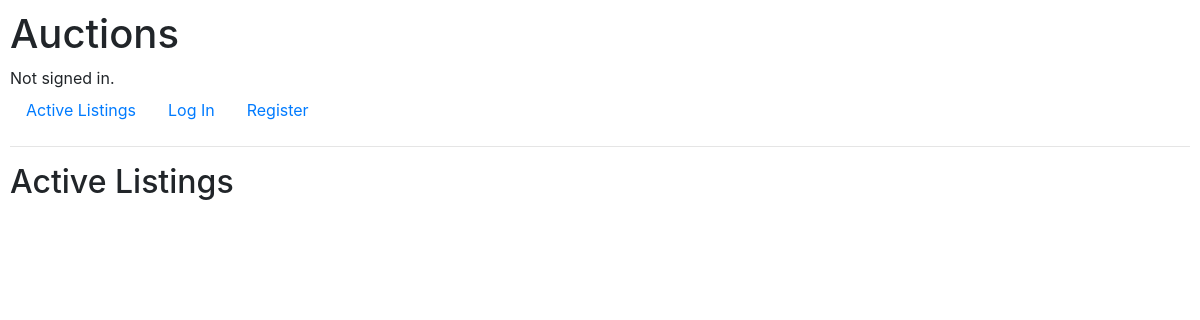
The app's page /, older data.
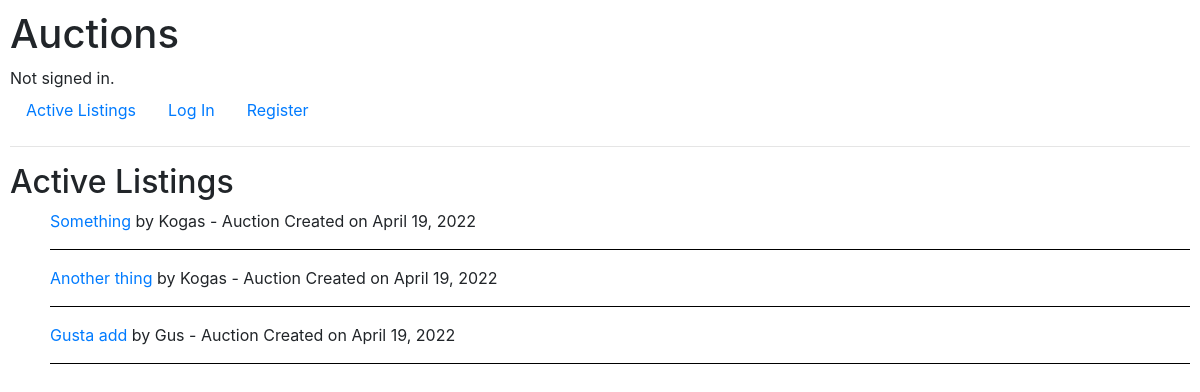
The same page, newer data.
### auctions/models.py (models this page shows, shortened)
class Listing(models.Model):
    title = models.CharField(max_length=64)
    author = models.ForeignKey(User, on_delete=models.CASCADE, related_name="posts")
    description = models.TextField(max_length=300)
    bid = models.FloatField()
    imgurl = models.URLField(blank=True)
    categories = models.ManyToManyField(Category, blank=True, related_name="listings")
    created_date = models.DateField(auto_now_add=True)

class User(AbstractUser):
    pass

### auctions/views.py (the view)
# urls.py: path("", views.index, name="index"),
def index(request):
    products_list = Listing.objects.all()
    return render(request, "auctions/index.html", {
        "products_list" : products_list,
    })

### auctions/templates/auctions/index.html (shortened to what this page needs)
{% extends "auctions/layout.html" %}
{% block body %}
    <h2>Active Listings</h2>
<ul>
    {% for product in products_list %}
        <li>
            <a href="{% url 'auction-page' product.pk  %}">{{ product.title.capitalize }}</a> by {{ product.author.username.capitalize }} - Auction Created on {{ product.created_date }}
        </li>
        <hr id="separator">
    {% endfor %}
</ul>
{% endblock %}

### auctions/templates/auctions/layout.html (shortened to what this page needs)
{% load static %}
<!DOCTYPE html>
<html lang="en">
    <head>
        <link rel="stylesheet" href="https://stackpath.bootstrapcdn.com/bootstrap/4.4.1/css/bootstrap.min.css">
        <link href="{% static 'auctions/styles.css' %}" rel="stylesheet">
    </head>
    <body>
        <h1>Auctions</h1>
        <div>
            {% if user.is_authenticated %}
                Signed in as <strong>{{ user.username.capitalize }}</strong>.
            {% else %}
                Not signed in.
            {% endif %}
        </div>
        <ul class="nav">
            <li class="nav-item">
                <a class="nav-link" href="{% url 'index' %}">Active Listings</a>
            </li>
            {% if user.is_authenticated %}
            <li class="nav-item">
                <a class="nav-link" href="{% url 'login' %}">Create Listing</a>
            </li>
            <li class="nav-item">
                <a class="nav-link" href="{% url 'login' %}">Watchlist</a>
            </li>
            <li class="nav-item">
                <a class="nav-link" href="{% url 'logout' %}">Log Out</a>
            </li>
            {% else %}
                <li class="nav-item">
                    <a class="nav-link" href="{% url 'login' %}">Log In</a>
                </li>
                <li class="nav-item">
                    <a class="nav-link" href="{% url 'register' %}">Register</a>
                </li>
            {% endif %}
        </ul>
        <hr>
        {% block body %}
        {% endblock %}
    </body>
</html>

### auctions/static/auctions/styles.css (style rules this page uses)
body { padding: 10px; }
ul { list-style-type: none; }
#separator { border-color: black; }

Row changes from the older to the newer data that the page shows:
added Listing: title "Something", author.username "Kogas", created_date "April 19, 2022"
added Listing: title "Another thing", author.username "Kogas", created_date "April 19, 2022"
added Listing: title "Gusta add", author.username "Gus", created_date "April 19, 2022"
